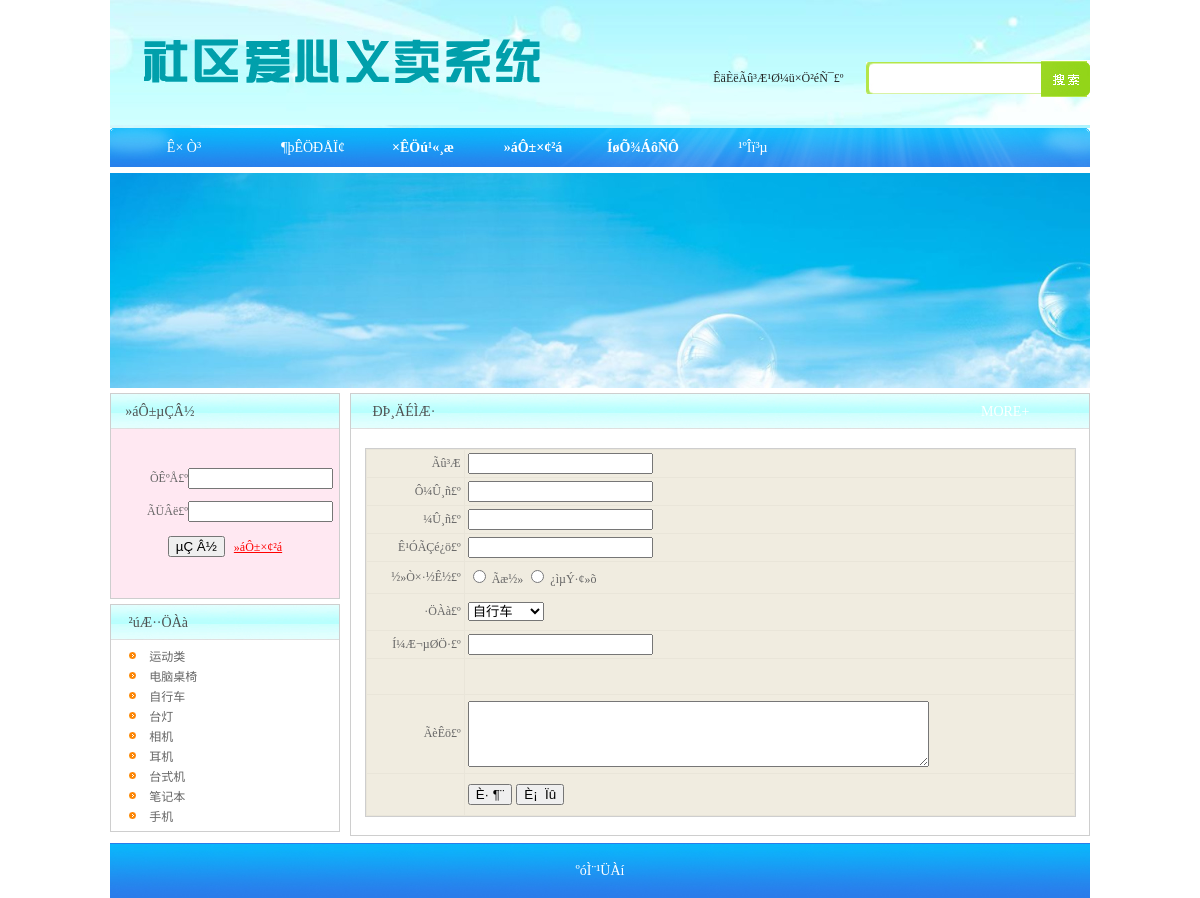
Page /modify_product.php on the committed database.
### tables this page shows
CREATE TABLE `category` (
  `c_id` int(4) NOT NULL AUTO_INCREMENT,
  `category` varchar(100) DEFAULT NULL,
  PRIMARY KEY (`c_id`)
);

### modify_product.php (the view, shortened to what this page needs)
<?
include("inc/conn.php");
?>
<html xmlns="http://www.w3.org/1999/xhtml">
<head>
<link href="style.css" rel="stylesheet" type="text/css" />
</head>
<body>
<? include("top.php");?>
<table width="980" height="5" border="0" align="center" cellpadding="0" cellspacing="0">
  <tr>
    <td height=""></td>
  </tr>
</table>
<table width="980" height="215" border="0" align="center" cellpadding="0" cellspacing="0">
  <tr>
    <td><img src="images/banner.jpg" width="980" height="215" /></td>
  </tr>
</table>
<table width="980" height="5" border="0" align="center" cellpadding="0" cellspacing="0">
  <tr>
    <td height=""></td>
  </tr>
</table>
<table width="980" border="0" align="center" cellpadding="0" cellspacing="0">
  <tr>
    <td width="230" height="445" align="left" valign="top"><table width="100%" border="0" cellspacing="0" cellpadding="0">
      <tr>
        <td><? include("inc_login.php");?></td>
      </tr>
      <tr>
        <td height="5"></td>
      </tr>
      <tr>
        <td><? include("inc_fl.php");?></td>
      </tr>
    </table></td>
    <td width="10"></td>
    <td align="left" valign="top"><table width="100%" height="440" border="0" cellpadding="0" cellspacing="0" class="border">
      <tr>
        <td height="35" background="images/lm1.jpg"><table width="97%" height="24" border="0" cellpadding="0" cellspacing="0">
            <tr>
              <td width="3%" align="center" valign="middle">&nbsp;</td>
              <td width="85%" align="left" valign="middle" class="hei14">ÐÞ¸ÄÉÌÆ·</td>
              <td width="12%" align="left" valign="middle" class="bai14"><a href="#">MORE+</a></td>
            </tr>
        </table></td>
      </tr>
      <tr>
        <td height="406" align="center" valign="middle">
		<?
		  $id=$_GET["id"];
		  $q=mysqli_query($conn,"select * from product where product_id='$id'");
		  $rs=mysqli_fetch_assoc($q);
		  ?>
		<table width="711" border="0" align="center" cellpadding="3" cellspacing="1" bgcolor="#E9E5D9" class="border">
          <form action="save_product.php?act=edit" method="post" name="form10" id="form10">
            <tr bgcolor="#FFFFFF">
              <td width="92"  height="27" align="right" bgcolor="#F0ECE0" class="text12">Ãû³Æ</td>
              <td width="608" bgcolor="#F0ECE0" class="text12"><input name="name" type="text" id="name" maxlength="35" value="<?=$rs["name"]?>"></td>
            </tr>
            <tr bgcolor="#FFFFFF">
              <td height="23" align="right" bgcolor="#F0ECE0" class="text12">Ô­¼Û¸ñ£º</td>
              <td align="left" bgcolor="#F0ECE0" class="text12"><input name="old_price" type="text" id="old_price"  maxlength="35" value="<?=$rs["old_price"]?>"></td>
            </tr>
            <tr bgcolor="#FFFFFF">
              <td height="27" align="right" bgcolor="#F0ECE0" class="text12">¼Û¸ñ£º</td>
              <td align="left" bgcolor="#F0ECE0" class="text12"><input name="price" type="text" id="price"  maxlength="35" value="<?=$rs["price"]?>"></td>
            </tr>
            <tr bgcolor="#FFFFFF">
              <td height="25" align="right" bgcolor="#F0ECE0" class="text12">Ê¹ÓÃÇé¿ö£º</td>
              <td align="left" bgcolor="#F0ECE0" class="text12"><input name="level" type="text" id="level"  maxlength="35" value="<?=$rs["level"]?>"></td>
            </tr>
           <tr bgcolor="#FFFFFF">
              <td height="31" align="right" bgcolor="#F0ECE0" class="text12">½»Ò×·½Ê½£º</td>
              <td align="left" bgcolor="#F0ECE0" class="text12"><input type="radio" name="buy_way" value="Ãæ½»" <? if($rs["buy_way"]=="Ãæ½»") echo "checked"?>>
                Ãæ½»
                <input type="radio" name="buy_way" value="¿ìµÝ·¢»õ" <? if($rs["buy_way"]=="¿ìµÝ·¢»õ") echo "checked"?>>
                ¿ìµÝ·¢»õ</td>
            </tr>
            <tr bgcolor="#FFFFFF">
              <td height="36" align="right" bgcolor="#F0ECE0" class="text12">·ÖÀà£º</td>
              <td align="left" bgcolor="#F0ECE0" class="text12"><select name="category" size="1" id="category">
                  <?
$sql = "select * from category";
$result = mysqli_query( $conn,$sql );
while($res = mysqli_fetch_array($result)){
?>
                  <option value="<?=$res["c_id"]?>" <? if($res["c_id"]==$rs["c_id"]) echo "selected"?>><? echo $res["category"]; ?></option>
                  <?
		}
		?>
              </select></td>
            </tr>
            <tr bgcolor="#FFFFFF">
              <td height="25" align="right" bgcolor="#F0ECE0" class="text12">Í¼Æ¬µØÖ·£º</td>
              <td align="left" bgcolor="#F0ECE0" class="text12"><input name="pic" type="text" id="pic"  maxlength="35" value="<?=$rs["pic"]?>"></td>
            </tr>
            <tr bgcolor="#FFFFFF">
              <td height="35" align="right" bgcolor="#F0ECE0" class="text12">&nbsp;</td>
              <td align="left" bgcolor="#F0ECE0" class="text12"><iframe border="0" frameBorder="0" frameSpacing="0" height="21" marginHeight="0" marginWidth="0" noResize scrolling="no" width="100%" vspale="0" src="up.php"></iframe></td>
            </tr>
            <tr bgcolor="#FFFFFF">
              <td height="78" align="right" bgcolor="#F0ECE0" class="text12">ÃèÊö£º</td>
              <td align="left" bgcolor="#F0ECE0" class="text12"><textarea name="content" cols="55" rows="4" id="content"><?=$rs["content"]?>
            </textarea></td>
            <tr bgcolor="#FFFFFF">
              <td height="41" align="right" bgcolor="#F0ECE0" class="hui12">&nbsp;</td>
              <td height="41" align="left" bgcolor="#F0ECE0"><input name="ChangeAD" type="submit" class="input1" value="È· ¶¨" />
                  <input name="ChangeAD2" type="submit" class="input1" value="È¡  Ïû" /></td>
            </tr>
          </form>
        </table></td>
      </tr>
    </table></td>
  </tr>
</table>
<table width="980" height="5" border="0" align="center" cellpadding="0" cellspacing="0">
  <tr>
    <td height=""></td>
  </tr>
</table>
<? include("copy.php");?>
</body>
</html>

### inc_fl.php (shortened to what this page needs)
<table width="100%" border="0" cellpadding="0" cellspacing="0" class="border">
            <tr>
              <td height="35" background="images/lm1.jpg"><table width="70%" height="24" border="0" cellpadding="0" cellspacing="0">
                  <tr>
                    <td width="11%" align="center" valign="middle">&nbsp;</td>
                    <td width="89%" align="left" valign="middle" class="hei14">²úÆ··ÖÀà</td>
                  </tr>
              </table></td>
            </tr>
            <tr>
              <td height="191" align="center" valign="middle"><table width="95%" border="0" cellspacing="0" cellpadding="0">
			  <?
		$sql="select * from category order by  c_id desc";
		$query=mysqli_query($conn,$sql);
		while($rs=mysqli_fetch_array($query))
		{
		?>
                  <tr>
                    <td width="15%" height="20" align="center" valign="middle"><img src="images/oic_02.gif" width="7" height="7" /></td>
                    <td width="85%" align="left" valign="middle" class="text12"><a href="product.php?c_id=<?=$rs["c_id"]?>" class="text12"><?=$rs["category"]?></a></td>
                  </tr>
             <?
		}
	?>
              </table></td>
            </tr>
        </table>

### style.css (style rules this page uses)
body { margin-left: 0px; margin-top: 0px; margin-right: 0px; margin-bottom: 0px; background-color: #ffffff; }
.border { border:#cecece solid 1px; }
.text12 { font-size:12px; color:#666666; font-family: "����"; text-decoration:none; }
.bai14 { font-size:14px; color: #ffffff; font-family: "����"; font-weight:bolder; text-decoration:none; }
.bai14 a:link { font-size:14px; color: #ffffff; font-family: "����"; font-weight:400; text-decoration:none; }
.hei14 { color:#515151; "����"; text-decoration:none; font-size:14px; }

### rows in the picture
category: category "运动类"
category: category "电脑桌椅"
category: category "自行车"
category: category "台灯"
category: category "相机"
category: category "耳机"
category: category "台式机"
category: category "笔记本"
category: category "手机"

### other values in the picture
form field category "自行车"
